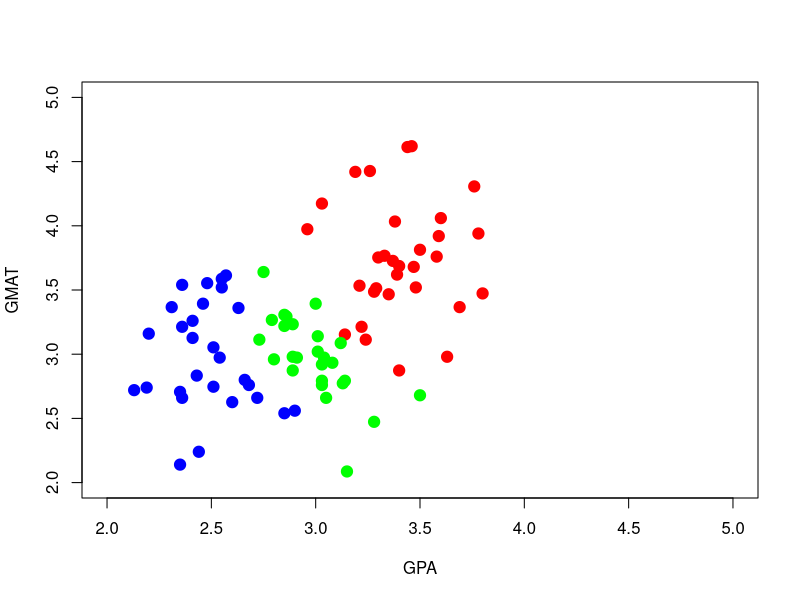
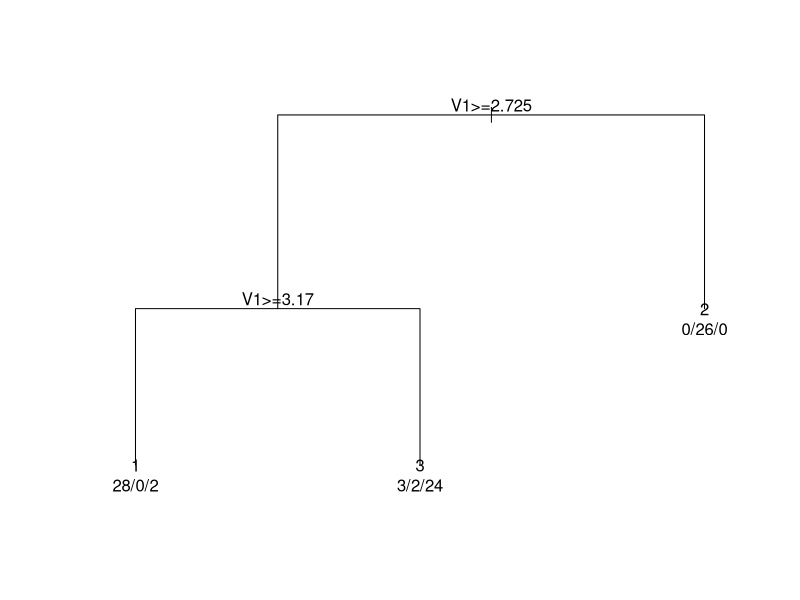
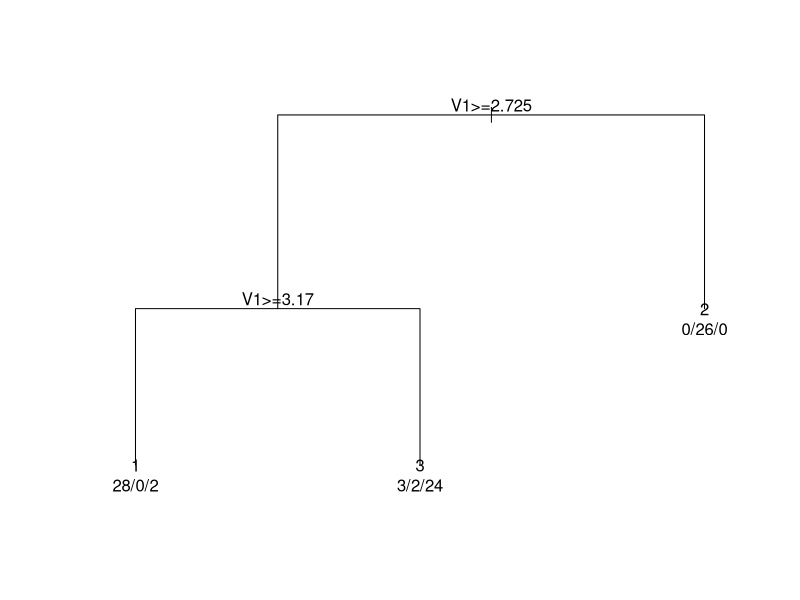
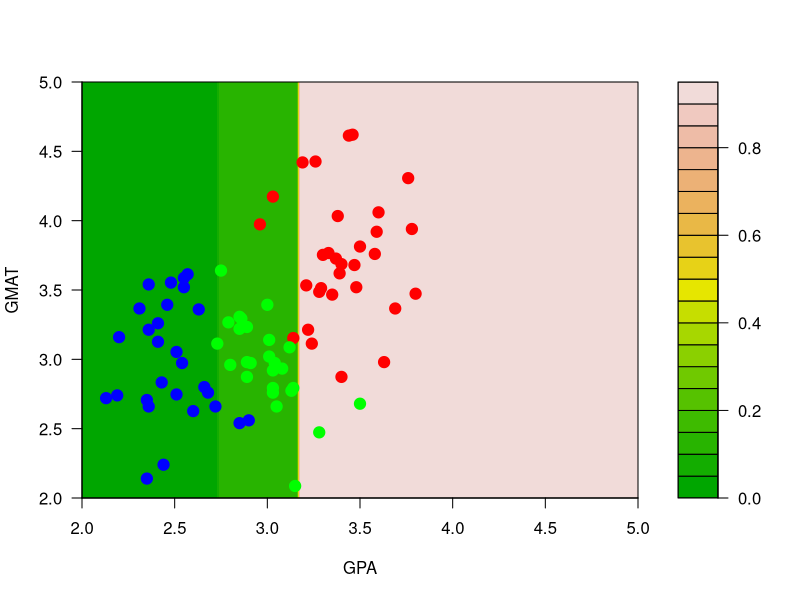
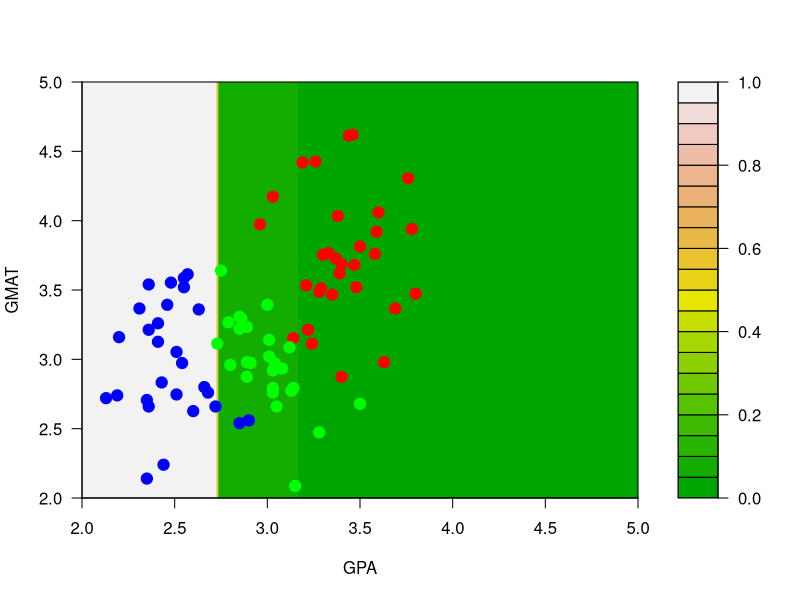
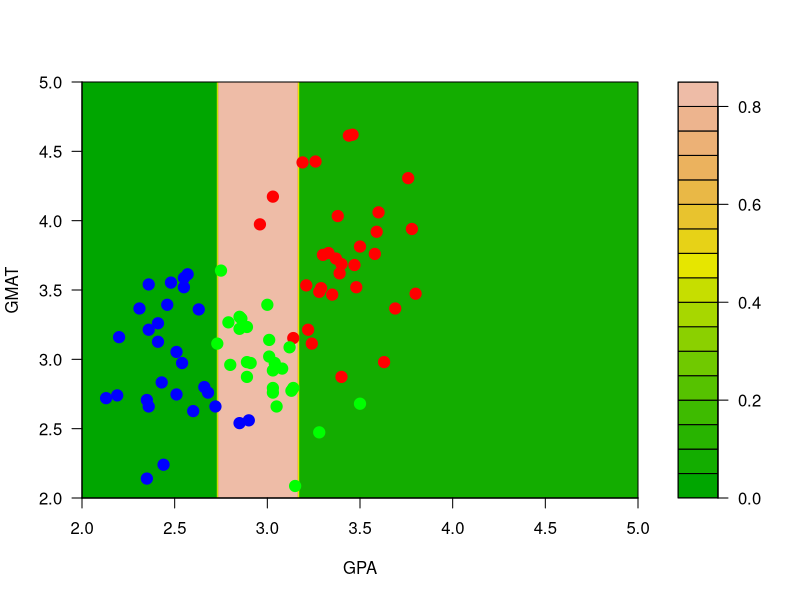
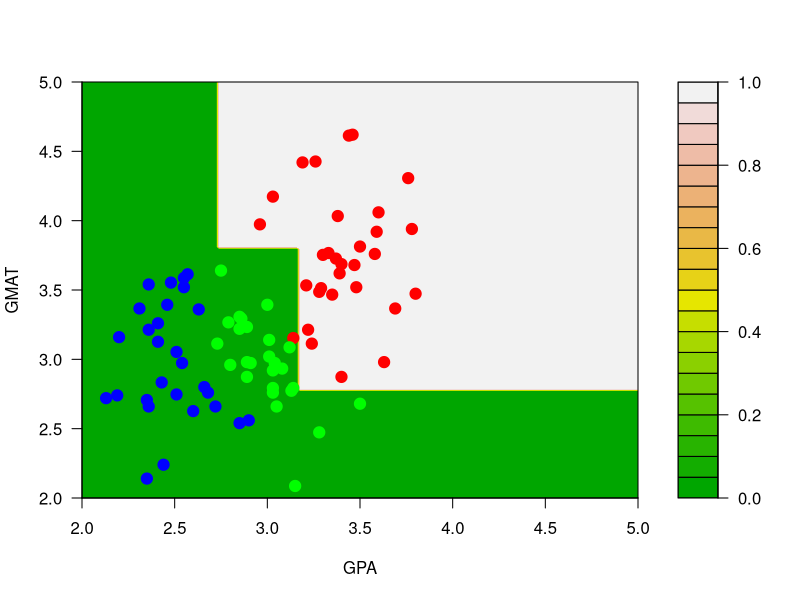
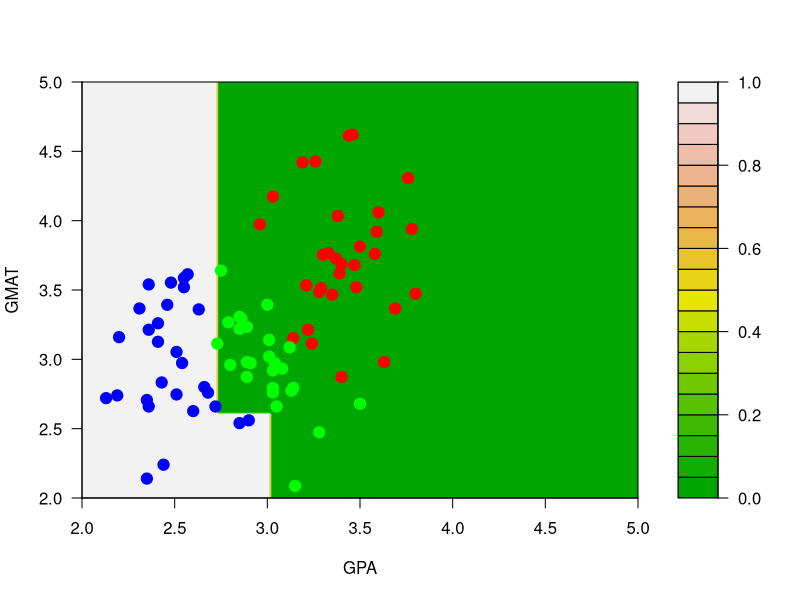

The R script that drew these images, in order:
## ---- chunk 1
knitr::opts_chunk$set(echo = TRUE, fig.width=6, fig.height=6, message=FALSE, warning=FALSE)
## ---- chunk 2
mm <- read.table('T11-6.DAT', header=FALSE)
mm$V3 <- as.factor(mm$V3)
# re-scale one feature, for better plots
mm[,2] <- mm[,2] / 150
plot(mm[,1:2], pch=19, cex=1.5, col=c("red", "blue", "green")[mm[,3]], 
xlab='GPA', 'GMAT', xlim=c(2,5), ylim=c(2,5))
## ---- chunk 3
library(rpart)
a.t <- rpart(V3~V1+V2, data=mm, method='class', parms=list(split='gini'))
plot(a.t, margin=0.05)
text(a.t, use.n=TRUE)
## ---- chunk 4
a.t <- rpart(V3~V1+V2, data=mm, method='class', parms=list(split='information'))
plot(a.t, margin=0.05)
text(a.t, use.n=TRUE)
## ---- chunk 5
aa <- seq(2, 5, length=200)
bb <- seq(2, 5, length=200)
dd <- expand.grid(aa, bb)
names(dd) <- names(mm)[1:2]
p.t <- predict(a.t, newdata=dd, type='prob')
## ---- chunk 6
filled.contour(aa, bb, matrix(p.t[,1], 200, 200), col=terrain.colors(20), xlab='GPA', ylab='GMAT',
               panel.last={points(mm[,-3], pch=19, cex=1.5, col=c("red", "blue", "green")[mm[,3]])
               })
filled.contour(aa, bb, matrix(p.t[,2], 200, 200), col=terrain.colors(20), xlab='GPA', ylab='GMAT',
               panel.last={points(mm[,-3], pch=19, cex=1.5, col=c("red", "blue", "green")[mm[,3]])
               })
filled.contour(aa, bb, matrix(p.t[,3], 200, 200), col=terrain.colors(20), xlab='GPA', ylab='GMAT',
               panel.last={points(mm[,-3], pch=19, cex=1.5, col=c("red", "blue", "green")[mm[,3]])
               })
## ---- chunk 7
set.seed(123)
a.t <- rpart(V3~V1+V2, data=mm, method='class', control=rpart.control(minsplit=3, cp=1e-8, xval=10),
             parms=list(split='information'))
b <- a.t$cptable[which.min(a.t$cptable[,"xerror"]),"CP"]
a.t <- prune(a.t, cp=b)
p.t <- predict(a.t, newdata=dd, type='prob')
filled.contour(aa, bb, matrix(p.t[,1], 200, 200), col=terrain.colors(20), xlab='GPA', ylab='GMAT',
               panel.last={points(mm[,-3], pch=19, cex=1.5, col=c("red", "blue", "green")[mm[,3]])
               })
filled.contour(aa, bb, matrix(p.t[,2], 200, 200), col=terrain.colors(20), xlab='GPA', ylab='GMAT',
               panel.last={points(mm[,-3], pch=19, cex=1.5, col=c("red", "blue", "green")[mm[,3]])
               })
filled.contour(aa, bb, matrix(p.t[,3], 200, 200), col=terrain.colors(20), xlab='GPA', ylab='GMAT',
               panel.last={points(mm[,-3], pch=19, cex=1.5, col=c("red", "blue", "green")[mm[,3]])
               })
